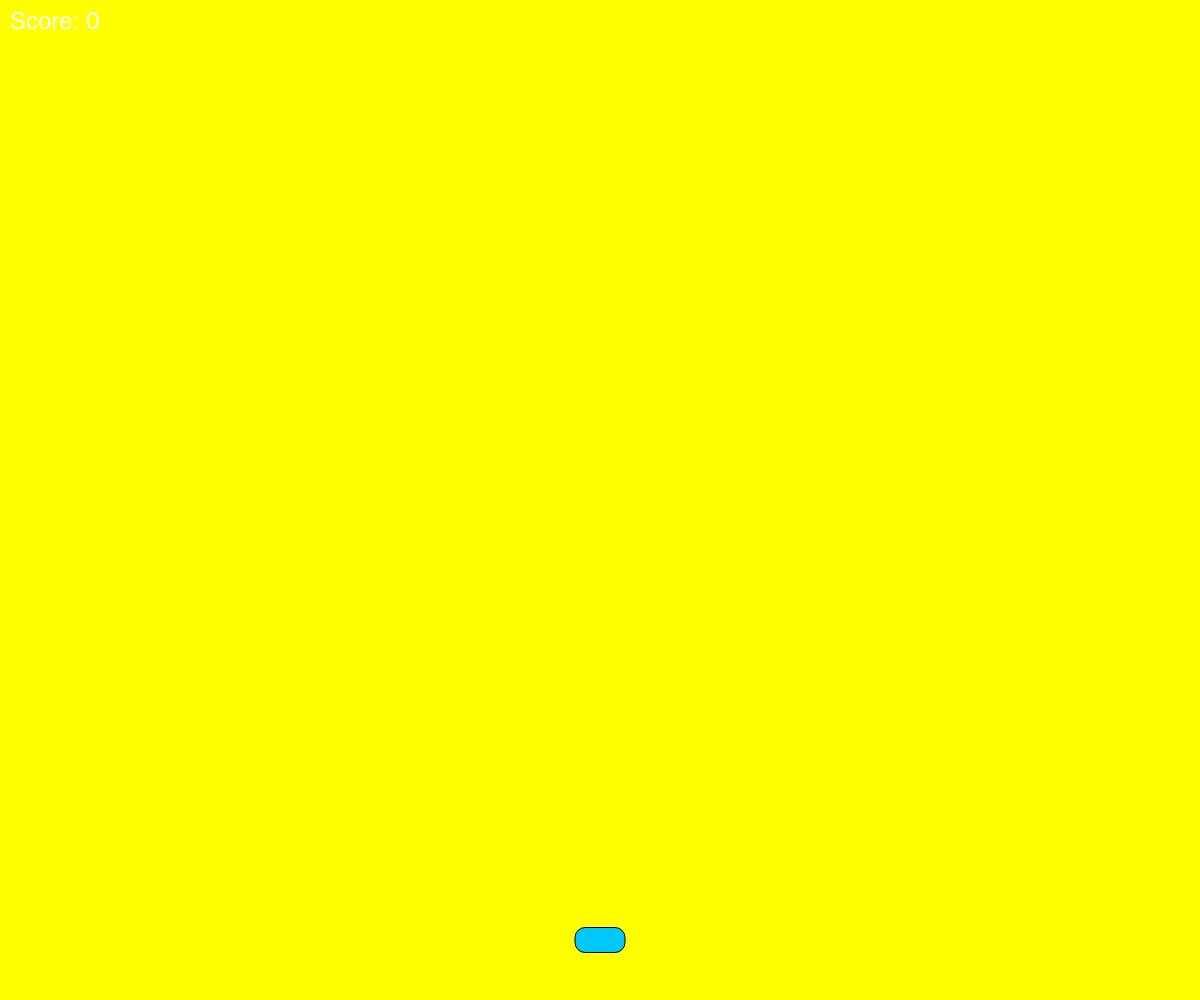
Frame 1 (no input)
Frame 60 (no input): identical to frame 1, image omitted
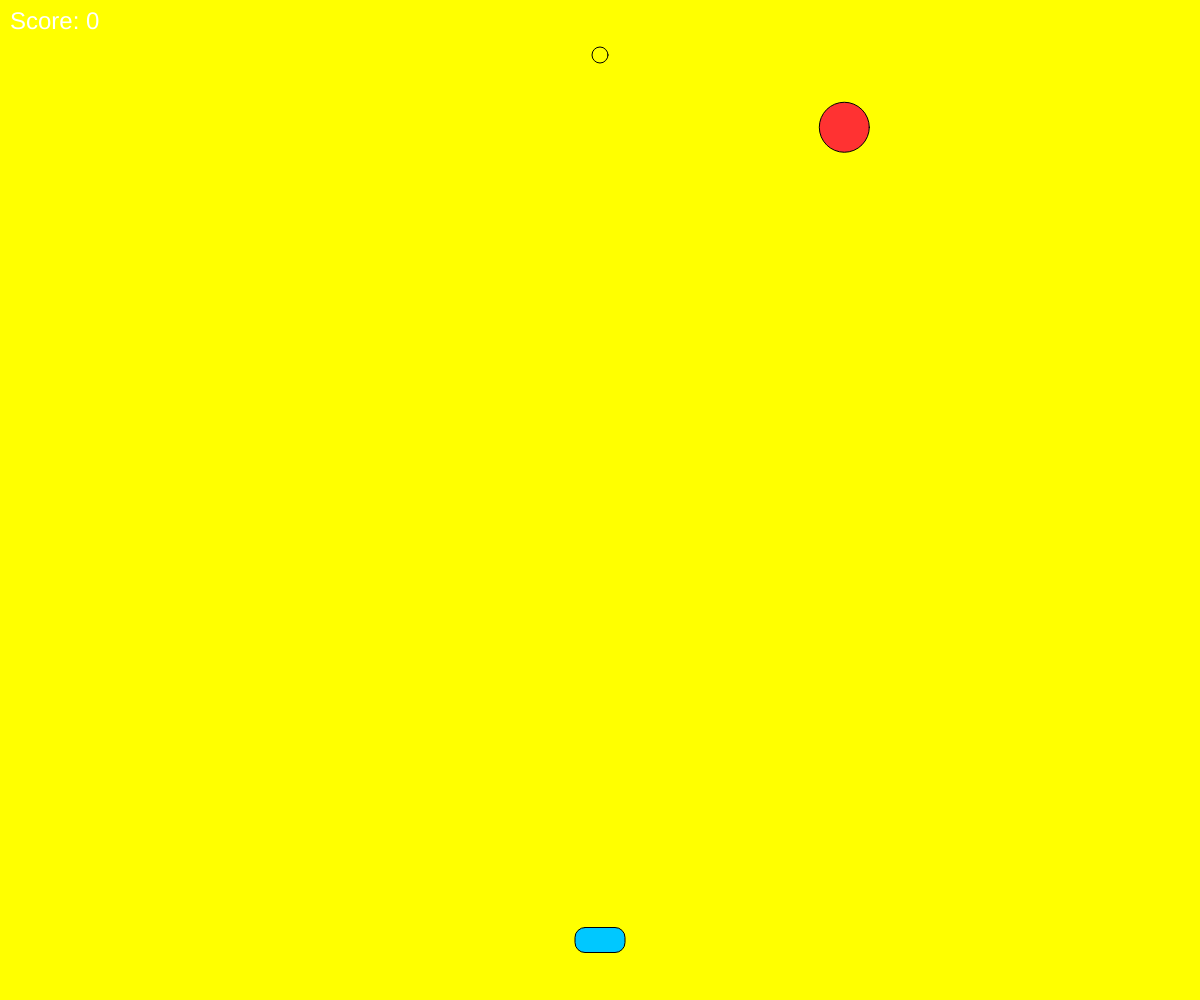
Frame 120 (the mouse pressed at the canvas centre since frame 60)

The p5.js sketch that drew these frames (run headless with seeded random() and noise() and a simulated clock; from frame 60 on, the mouse is pressed at the canvas centre):

// p5.js sketch
// ── sketch.js
let player;
let bullets = [];
let enemies = [];
let score = 0;
let gameOver = false;

function setup() {
  createCanvas(windowWidth, windowHeight);
  player = new Player();
  score = 0;
  gameOver = false;
  enemies = [];
  bullets = [];
}

function draw() {
  background(255,255,0);
  if (gameOver) {
    fill(255);
    textAlign(CENTER, CENTER);
    textSize(40);
    text('Game Over\nScore: ' + score, width/2, height/2);
    return;
  }
  player.show();
  player.move();

  // 총알 표시 및 이동
  for (let i = bullets.length - 1; i >= 0; i--) {
    bullets[i].show();
    bullets[i].move();
    if (bullets[i].offscreen()) {
      bullets.splice(i, 1);
    }
  }

  // 적 생성
  if (frameCount % 60 === 0) {
    enemies.push(new Enemy());
  }

  // 적 표시 및 이동
  for (let i = enemies.length - 1; i >= 0; i--) {
    enemies[i].show();
    enemies[i].move();
    if (enemies[i].offscreen()) {
      gameOver = true;
    }
    // 총알과 적 충돌 체크
    for (let j = bullets.length - 1; j >= 0; j--) {
      if (enemies[i].hits(bullets[j])) {
        enemies.splice(i, 1);
        bullets.splice(j, 1);
        score++;
        break;
      }
    }
  }

  // 점수 표시
  fill(255);
  textSize(24);
  textAlign(LEFT, TOP);
  text('Score: ' + score, 10, 10);
}

function touchStarted() {
  if (!gameOver) {
    bullets.push(new Bullet(player.x, player.y));
  } else {
    setup(); // 게임 재시작
  }
  return false;
}

class Player {
  constructor() {
    this.x = width / 2;
    this.y = height - 60;
    this.size = 50;
  }
  show() {
    fill(0, 200, 255);
    rectMode(CENTER);
    rect(this.x, this.y, this.size, this.size/2, 10);
  }
  move() {
    if (touches.length > 0) {
      this.x = touches[0].x;
    }
    this.x = constrain(this.x, this.size/2, width - this.size/2);
  }
}

class Bullet {
  constructor(x, y) {
    this.x = x;
    this.y = y;
    this.r = 8;
    this.speed = 15;
  }
  show() {
    fill(255, 255, 0);
    ellipse(this.x, this.y, this.r*2);
  }
  move() {
    this.y -= this.speed;
  }
  offscreen() {
    return this.y < -this.r;
  }
}

class Enemy {
  constructor() {
    this.x = random(30, width-30);
    this.y = -30;
    this.r = 25;
    this.speed = random(2, 5);
  }
  show() {
    fill(255, 50, 50);
    ellipse(this.x, this.y, this.r*2);
  }
  move() {
    this.y += this.speed;
  }
  offscreen() {
    return this.y > height + this.r;
  }
  hits(bullet) {
    let d = dist(this.x, this.y, bullet.x, bullet.y);
    return d < this.r + bullet.r;
  }
}
